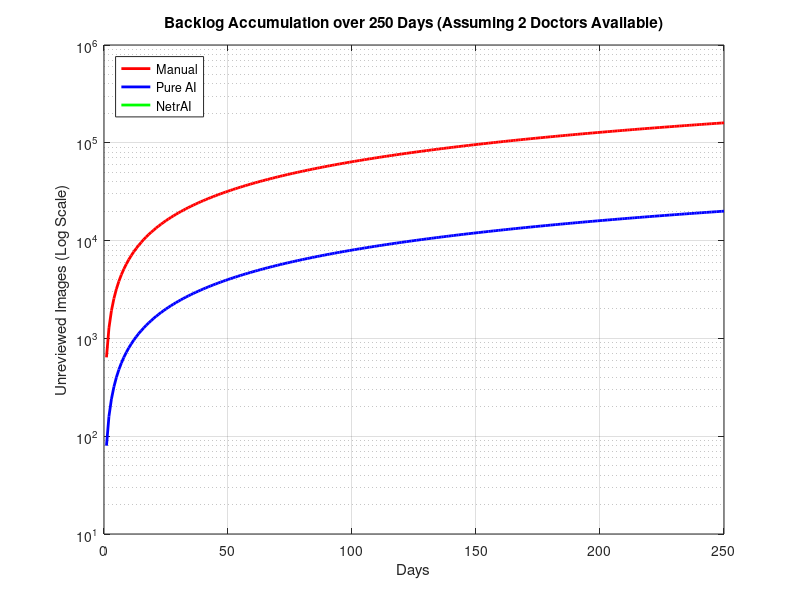
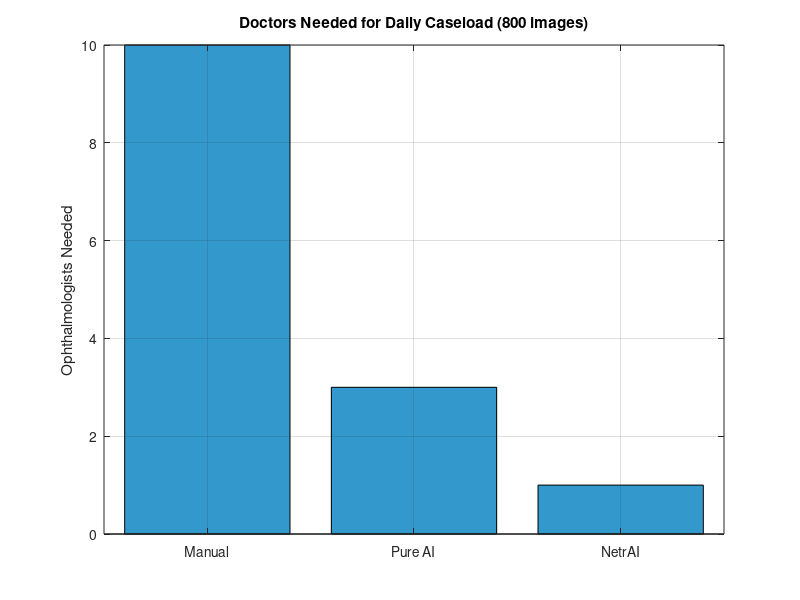
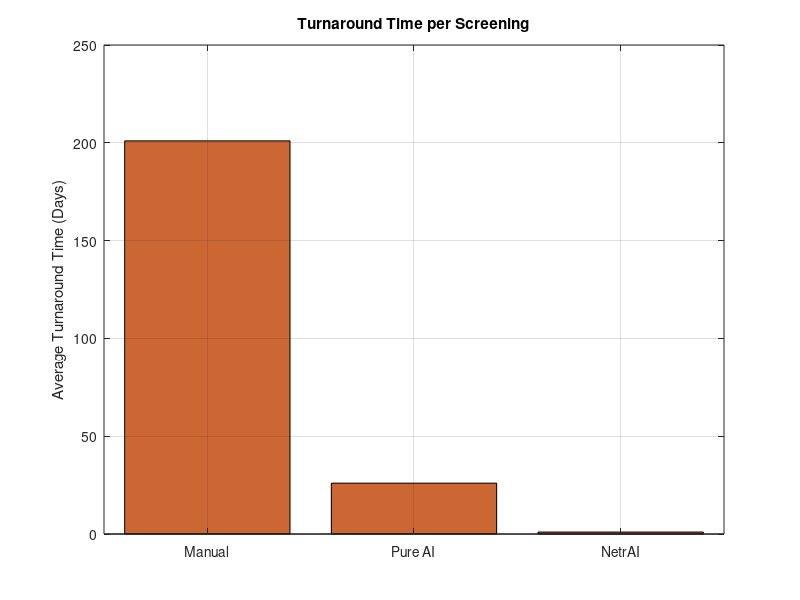
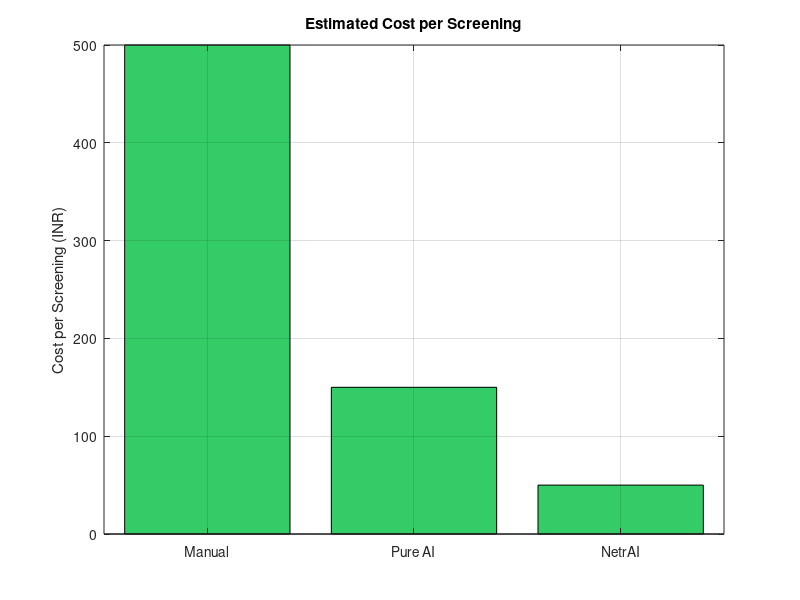

The MATLAB script that drew these images, in order:
function results = runResourceOptimization()
%RUNRESOURCEOPTIMIZATION Evaluates screening scenarios over 250 working days
%
% Usage: results = runResourceOptimization()
%
% Runs a discrete event simulation for three scenarios:
% A: Manual Screening (No AI)
% B: Pure AI (Black Box, No Explainability)
% C: NetrAI (Human-in-the-Loop with CAFE)
% Generates publication-quality plots and comparison tables.

    % Simulation Parameters
    days = 250;
    patients_per_day = 400;
    images_per_day = patients_per_day * 2; % 800 images
    doctor_hours = 4;
    doctor_seconds = doctor_hours * 3600;

    % Initialize results struct
    results = struct();
    results.days = 1:days;

    % --- Scenario A: Manual Screening ---
    time_per_review_A = 180; % 3 min
    capacity_per_doc_A = floor(doctor_seconds / time_per_review_A); % 80
    
    docs_A = ceil(images_per_day / capacity_per_doc_A); % 10 docs
    
    backlog_A = zeros(1, days);
    available_docs_A = 2; % For backlog tracking, assume 2 available
    daily_capacity_A = available_docs_A * capacity_per_doc_A;
    cumulative_unreviewed_A = 0;
    
    for d = 1:days
        cumulative_unreviewed_A = cumulative_unreviewed_A + images_per_day - daily_capacity_A;
        backlog_A(d) = max(0, cumulative_unreviewed_A);
    end

    % --- Scenario B: Pure AI (No Explainability) ---
    distrust_factor = 0.50; % Docs verify 50%
    images_to_review_B = images_per_day * distrust_factor; % 400
    time_per_review_B = 90; % 90 sec
    capacity_per_doc_B = floor(doctor_seconds / time_per_review_B); % 160
    
    docs_B = ceil(images_to_review_B / capacity_per_doc_B); % 3 docs
    
    backlog_B = zeros(1, days);
    available_docs_B = 2;
    daily_capacity_B = available_docs_B * capacity_per_doc_B;
    cumulative_unreviewed_B = 0;
    
    for d = 1:days
        cumulative_unreviewed_B = cumulative_unreviewed_B + images_to_review_B - daily_capacity_B;
        backlog_B(d) = max(0, cumulative_unreviewed_B);
    end

    % --- Scenario C: NetrAI (Human-in-the-Loop) ---
    auto_clear_rate = 0.82;
    images_to_review_C = images_per_day * (1 - auto_clear_rate); % 144
    time_per_review_C = 30; % 30 sec
    capacity_per_doc_C = floor(doctor_seconds / time_per_review_C); % 480
    
    docs_C = ceil(images_to_review_C / capacity_per_doc_C); % 1 doc
    
    backlog_C = zeros(1, days);
    available_docs_C = 2;
    daily_capacity_C = available_docs_C * capacity_per_doc_C;
    cumulative_unreviewed_C = 0;
    
    for d = 1:days
        cumulative_unreviewed_C = cumulative_unreviewed_C + images_to_review_C - daily_capacity_C;
        backlog_C(d) = max(0, cumulative_unreviewed_C);
    end

    % Store results
    results.ScenA.backlog = backlog_A;
    results.ScenA.docs_needed = docs_A;
    results.ScenB.backlog = backlog_B;
    results.ScenB.docs_needed = docs_B;
    results.ScenC.backlog = backlog_C;
    results.ScenC.docs_needed = docs_C;
    
    % Costs and TAT
    doctor_cost_per_hr = 5000;
    cost_A = (docs_A * 4 * doctor_cost_per_hr) / patients_per_day;
    cost_B = (docs_B * 4 * doctor_cost_per_hr) / patients_per_day;
    cost_C = (docs_C * 4 * doctor_cost_per_hr) / patients_per_day;
    
    tat_A = (backlog_A(end) / images_per_day) + 1;
    tat_B = (backlog_B(end) / images_per_day) + 1;
    tat_C = 1; % No backlog

    % --- Visualization ---
    resDir = fullfile(fileparts(fileparts(fileparts(mfilename('fullpath')))), 'results');
    if ~exist(resDir, 'dir')
        mkdir(resDir);
    end
    
    f1 = figure('Name', 'Backlog Accumulation', 'Position', [100, 100, 800, 600], 'Visible', 'off');
    plot(1:days, backlog_A, 'r-', 'LineWidth', 2); hold on;
    plot(1:days, backlog_B, 'b-', 'LineWidth', 2);
    plot(1:days, backlog_C, 'g-', 'LineWidth', 2);
    set(gca, 'YScale', 'log');
    grid on;
    xlabel('Days');
    ylabel('Unreviewed Images (Log Scale)');
    title('Backlog Accumulation over 250 Days (Assuming 2 Doctors Available)');
    legend('Manual', 'Pure AI', 'NetrAI', 'Location', 'northwest');
    saveas(f1, fullfile(resDir, 'backlog_accumulation.png'));
    
    f2 = figure('Name', 'Doctors Needed', 'Position', [150, 150, 600, 500], 'Visible', 'off');
    bar([docs_A, docs_B, docs_C], 'FaceColor', [0.2 0.6 0.8]);
    set(gca, 'XTickLabel', {'Manual', 'Pure AI', 'NetrAI'});
    ylabel('Ophthalmologists Needed');
    title('Doctors Needed for Daily Caseload (800 images)');
    grid on;
    saveas(f2, fullfile(resDir, 'doctors_needed.png'));
    
    f3 = figure('Name', 'Turnaround Time', 'Position', [200, 200, 600, 500], 'Visible', 'off');
    bar([tat_A, tat_B, tat_C], 'FaceColor', [0.8 0.4 0.2]);
    set(gca, 'XTickLabel', {'Manual', 'Pure AI', 'NetrAI'});
    ylabel('Average Turnaround Time (Days)');
    title('Turnaround Time per Screening');
    grid on;
    saveas(f3, fullfile(resDir, 'turnaround_time.png'));
    
    f4 = figure('Name', 'Cost Per Screening', 'Position', [250, 250, 600, 500], 'Visible', 'off');
    bar([cost_A, cost_B, cost_C], 'FaceColor', [0.2 0.8 0.4]);
    set(gca, 'XTickLabel', {'Manual', 'Pure AI', 'NetrAI'});
    ylabel('Cost per Screening (INR)');
    title('Estimated Cost per Screening');
    grid on;
    saveas(f4, fullfile(resDir, 'cost_per_screening.png'));

    % --- Console Output ---
    fprintf('\n=== Resource Optimization Summary ===\n');
    fprintf('%-15s | %-12s | %-10s | %-10s\n', 'Scenario', 'Docs Needed', 'TAT (Days)', 'Cost (INR)');
    fprintf(repmat('-', 1, 55));
    fprintf('\n');
    fprintf('%-15s | %-12d | %-10.1f | %-10.0f\n', 'Manual', docs_A, tat_A, cost_A);
    fprintf('%-15s | %-12d | %-10.1f | %-10.0f\n', 'Pure AI', docs_B, tat_B, cost_B);
    fprintf('%-15s | %-12d | %-10.1f | %-10.0f\n', 'NetrAI', docs_C, tat_C, cost_C);
    fprintf(repmat('-', 1, 55));
    fprintf('\n\n');
end
